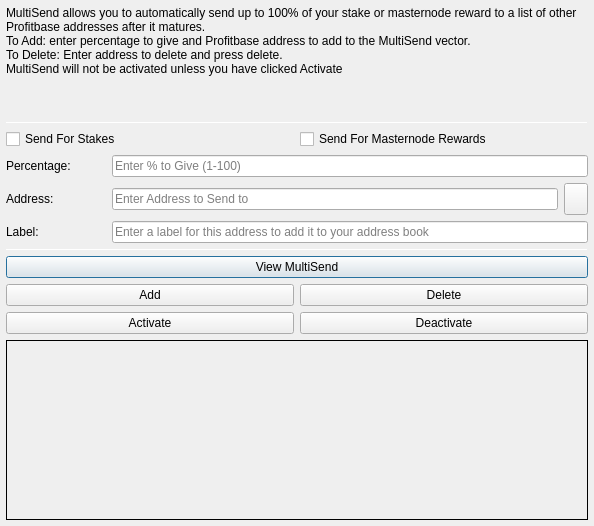
<?xml version="1.0" encoding="UTF-8"?>
<ui version="4.0">
 <class>MultiSendDialog</class>
 <widget class="QDialog" name="MultiSendDialog">
  <property name="windowModality">
   <enum>Qt::NonModal</enum>
  </property>
  <property name="geometry">
   <rect>
    <x>0</x>
    <y>0</y>
    <width>594</width>
    <height>526</height>
   </rect>
  </property>
  <property name="windowTitle">
   <string>MultiSend</string>
  </property>
  <layout class="QVBoxLayout" name="verticalLayout" stretch="0">
   <property name="leftMargin">
    <number>6</number>
   </property>
   <property name="topMargin">
    <number>6</number>
   </property>
   <property name="rightMargin">
    <number>6</number>
   </property>
   <property name="bottomMargin">
    <number>6</number>
   </property>
   <item>
    <layout class="QVBoxLayout" name="verticalLayout_Main" stretch="1,1,1,0,1,1,1">
     <item>
      <widget class="QLabel" name="label_2">
       <property name="lineWidth">
        <number>1</number>
       </property>
       <property name="text">
        <string>MultiSend allows you to automatically send up to 100% of your stake or masternode reward to a list of other Profitbase addresses after it matures.
To Add: enter percentage to give and Profitbase address to add to the MultiSend vector.
To Delete: Enter address to delete and press delete.
MultiSend will not be activated unless you have clicked Activate</string>
       </property>
       <property name="alignment">
        <set>Qt::AlignLeading|Qt::AlignLeft|Qt::AlignTop</set>
       </property>
       <property name="wordWrap">
        <bool>true</bool>
       </property>
      </widget>
     </item>
     <item>
      <widget class="Line" name="line">
       <property name="minimumSize">
        <size>
         <width>0</width>
         <height>1</height>
        </size>
       </property>
       <property name="maximumSize">
        <size>
         <width>16777215</width>
         <height>1</height>
        </size>
       </property>
       <property name="orientation">
        <enum>Qt::Horizontal</enum>
       </property>
      </widget>
     </item>
     <item>
      <layout class="QVBoxLayout" name="verticalLayout_Settings">
       <item>
        <layout class="QHBoxLayout" name="horizontalLayout">
         <item>
          <widget class="QCheckBox" name="multiSendStakeCheckBox">
           <property name="text">
            <string>Send For Stakes</string>
           </property>
          </widget>
         </item>
         <item>
          <widget class="QCheckBox" name="multiSendMasternodeCheckBox">
           <property name="text">
            <string>Send For Masternode Rewards</string>
           </property>
          </widget>
         </item>
        </layout>
       </item>
       <item>
        <layout class="QHBoxLayout" name="horizontalLayout_6">
         <item>
          <widget class="QLabel" name="label">
           <property name="minimumSize">
            <size>
             <width>100</width>
             <height>0</height>
            </size>
           </property>
           <property name="toolTip">
            <string>Percentage of stake to send</string>
           </property>
           <property name="text">
            <string>Percentage:</string>
           </property>
          </widget>
         </item>
         <item>
          <widget class="QLineEdit" name="multiSendPercentEdit">
           <property name="toolTip">
            <string>Enter whole numbers 1 - 100</string>
           </property>
           <property name="placeholderText">
            <string>Enter % to Give (1-100)</string>
           </property>
          </widget>
         </item>
        </layout>
       </item>
       <item>
        <layout class="QHBoxLayout" name="horizontalLayout_7">
         <item>
          <widget class="QLabel" name="label_5">
           <property name="minimumSize">
            <size>
             <width>100</width>
             <height>0</height>
            </size>
           </property>
           <property name="toolTip">
            <string>Address to send portion of stake to</string>
           </property>
           <property name="text">
            <string>Address:</string>
           </property>
          </widget>
         </item>
         <item>
          <widget class="QLineEdit" name="multiSendAddressEdit">
           <property name="toolTip">
            <string/>
           </property>
           <property name="placeholderText">
            <string>Enter Address to Send to</string>
           </property>
          </widget>
         </item>
         <item>
          <widget class="QToolButton" name="addressBookButton">
           <property name="maximumSize">
            <size>
             <width>16777215</width>
             <height>32</height>
            </size>
           </property>
           <property name="toolTip">
            <string>Choose an address from the address book</string>
           </property>
           <property name="text">
            <string/>
           </property>
           <property name="icon">
            <iconset resource="../profitbase.qrc">
             <normaloff>:/icons/address-book</normaloff>:/icons/address-book</iconset>
           </property>
           <property name="shortcut">
            <string>Alt+A</string>
           </property>
          </widget>
         </item>
        </layout>
       </item>
      </layout>
     </item>
     <item>
      <layout class="QHBoxLayout" name="horizontalLayout_3">
       <item>
        <widget class="QLabel" name="label_3">
         <property name="minimumSize">
          <size>
           <width>100</width>
           <height>0</height>
          </size>
         </property>
         <property name="text">
          <string>Label:</string>
         </property>
        </widget>
       </item>
       <item>
        <widget class="QLineEdit" name="labelAddressLabelEdit">
         <property name="placeholderText">
          <string>Enter a label for this address to add it to your address book</string>
         </property>
        </widget>
       </item>
      </layout>
     </item>
     <item>
      <widget class="Line" name="line_2">
       <property name="minimumSize">
        <size>
         <width>0</width>
         <height>1</height>
        </size>
       </property>
       <property name="maximumSize">
        <size>
         <width>16777215</width>
         <height>1</height>
        </size>
       </property>
       <property name="orientation">
        <enum>Qt::Horizontal</enum>
       </property>
      </widget>
     </item>
     <item>
      <layout class="QVBoxLayout" name="verticalLayout_Buttons">
       <item>
        <layout class="QHBoxLayout" name="horizontalLayout_4">
         <item>
          <widget class="QPushButton" name="viewButton">
           <property name="toolTip">
            <string/>
           </property>
           <property name="statusTip">
            <string>View MultiSend Vector</string>
           </property>
           <property name="text">
            <string>View MultiSend</string>
           </property>
          </widget>
         </item>
        </layout>
       </item>
       <item>
        <layout class="QHBoxLayout" name="horizontalLayout_2">
         <item>
          <widget class="QPushButton" name="addButton">
           <property name="toolTip">
            <string/>
           </property>
           <property name="statusTip">
            <string>Add to MultiSend Vector</string>
           </property>
           <property name="text">
            <string>Add</string>
           </property>
          </widget>
         </item>
         <item>
          <widget class="QPushButton" name="deleteButton">
           <property name="toolTip">
            <string/>
           </property>
           <property name="statusTip">
            <string>Delete Address From MultiSend Vector</string>
           </property>
           <property name="text">
            <string>Delete</string>
           </property>
          </widget>
         </item>
        </layout>
       </item>
       <item>
        <layout class="QHBoxLayout" name="horizontalLayout_5">
         <item>
          <widget class="QPushButton" name="activateButton">
           <property name="statusTip">
            <string>Activate MultiSend</string>
           </property>
           <property name="text">
            <string>Activate</string>
           </property>
          </widget>
         </item>
         <item>
          <widget class="QPushButton" name="disableButton">
           <property name="statusTip">
            <string>Deactivate MultiSend</string>
           </property>
           <property name="text">
            <string>Deactivate</string>
           </property>
          </widget>
         </item>
        </layout>
       </item>
      </layout>
     </item>
     <item>
      <widget class="QLabel" name="message">
       <property name="minimumSize">
        <size>
         <width>0</width>
         <height>180</height>
        </size>
       </property>
       <property name="frameShape">
        <enum>QFrame::Panel</enum>
       </property>
       <property name="frameShadow">
        <enum>QFrame::Plain</enum>
       </property>
       <property name="lineWidth">
        <number>1</number>
       </property>
       <property name="midLineWidth">
        <number>1</number>
       </property>
       <property name="text">
        <string/>
       </property>
       <property name="alignment">
        <set>Qt::AlignLeading|Qt::AlignLeft|Qt::AlignTop</set>
       </property>
       <property name="wordWrap">
        <bool>true</bool>
       </property>
      </widget>
     </item>
    </layout>
   </item>
  </layout>
 </widget>
 <resources>
  <include location="../profitbase.qrc"/>
 </resources>
 <connections/>
</ui>
